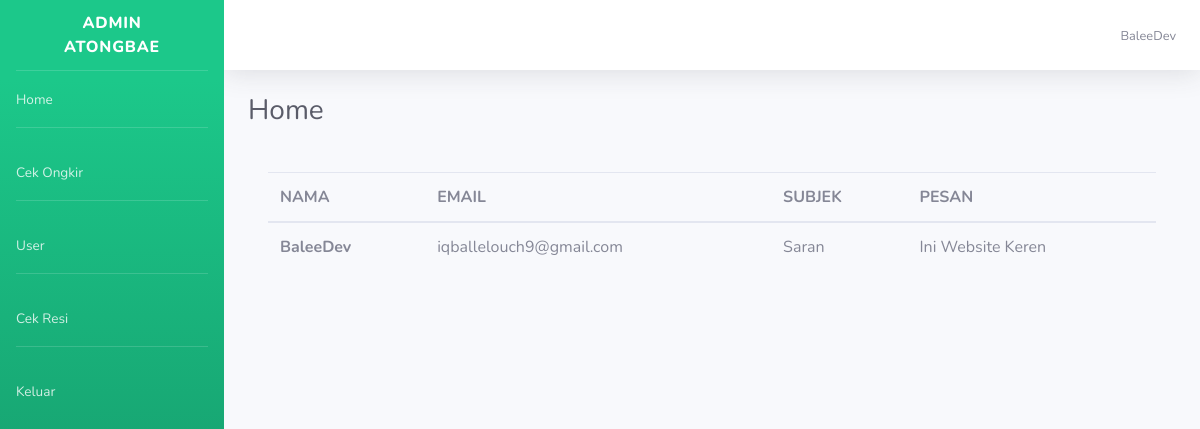
The app's page /admin.php (signed in) with its own data.
### tables this page shows
CREATE TABLE `tbl_saran` (
  `Id_saran` int(11) NOT NULL,
  `username` varchar(100) NOT NULL,
  `email` varchar(100) NOT NULL,
  `subjek` varchar(100) NOT NULL,
  `pesan` text NOT NULL
);

### admin.php (the view, shortened to what this page needs)
<?php
include 'db.php';
if (@$_SESSION['BaleeDev']) {
    $sql = 'SELECT * FROM tbl_saran';
    $vSaran = mysqli_query($conn, $sql);
?>
    <!DOCTYPE html>
    <html lang="en">
    <head>
        <link href="vendor/fontawesome-free/css/all.min.css" rel="stylesheet" type="text/css">
        <link href="./assets/css/admin.css" rel="stylesheet">
    </head>
    <body id="page-top">
        <div id="wrapper">
            <ul class="navbar-nav bg-gradient-success sidebar sidebar-dark accordion" id="accordionSidebar">
                <a class="sidebar-brand d-flex align-items-center justify-content-center" href="home.php">
                    <div class="sidebar-brand-text mx-3">Admin AtongBae</sup></div>
                </a>
                <hr class="sidebar-divider my-0">
                <li class="nav-item">
                    <a class="nav-link" href="admin.php">
                        <span>Home</span></a>
                </li>
                <hr class="sidebar-divider">
                <li class="nav-item">
                    <a class="nav-link" href="cek_ongkir_backend.php">
                        <span>Cek Ongkir</span></a>
                </li>
                <hr class="sidebar-divider">
                <li class="nav-item">
                    <a class="nav-link" href="user_backend.php">
                        <span>User</span></a>
                </li>
                <hr class="sidebar-divider">
                <li class="nav-item">
                    <a class="nav-link" href="cek_resi_beckend.php">
                        <span>Cek Resi</span></a>
                </li>
                <hr class="sidebar-divider">
                <li class="nav-item">
                    <a class="nav-link" href="logout.php">
                        <span>Keluar</span></a>
                </li>
            </ul>
            <div id="content-wrapper" class="d-flex flex-column">
                <div id="content">
                    <nav class="navbar navbar-expand navbar-light bg-white topbar mb-4 static-top shadow">
                        <ul class="navbar-nav ml-auto">
                            <li class="nav-item dropdown no-arrow">
                                <span class="mr-2 d-none d-lg-inline text-gray-600 small">BaleeDev</span>
                            </li>
                        </ul>
                    </nav>
                    <div class="container-fluid">
                        <div class="d-sm-flex align-items-center justify-content-between mb-4">
                            <h1 class="h3 mb-0 text-gray-800">Home</h1>
                        </div>
                        <div class="row">
                            <div class="col-md-12">
                                <div class="card-body">
                                    <table class="table table-hover ">
                                        <thead>
                                            <tr>
                                                <th scope="col">NAMA </th>
                                                <th scope="col">EMAIL </th>
                                                <th scope="col">SUBJEK </th>
                                                <th scope="col">PESAN</th>
                                            </tr>
                                        </thead>
                                        <tbody>
                                            <?php
                                            while ($data = mysqli_fetch_object($vSaran)) {
                                            ?>
                                                <tr>
                                                    <th><?= $data->username ?></th>
                                                    <td><?= $data->email ?></td>
                                                    <td><?= $data->subjek ?></td>
                                                    <td><?= $data->pesan ?></td>
                                                </tr>
                                            <?php } ?>
                                        </tbody>
                                    </table>
                                </div>
                            </div>
                        </div>
                    </div>
                </div>
    </body>
    </html>
<?php
} else {
    header("location: login.php");
}
?>

### records on screen
tbl_saran: username "BaleeDev", email "iqballelouch9@gmail.com", subjek "Saran", pesan "Ini Website Keren"
